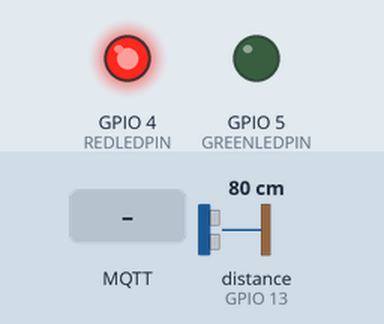
This sketch was run on a simulated ESP32. On the bench: output pins drawn as LEDs (lit = HIGH). Wiring (inferred from the names in the program): ultrasonic range finder: trigger GPIO 14; echo GPIO 13. The test bench sets the inputs (shaded band); at power-on: distance to the obstacle (sensor on GPIO 13) 80 cm. The echo pulse lasts 58.3 µs per cm; WiFi joins after 1.5 s; servers stay silent unless stated; no MQTT or app messages arrive unless stated; pins used as bus, display or sensor lines are not drawn; what the sketch prints to the serial monitor is not drawn.

Above: at 0.1 s.
At 2.7 s:
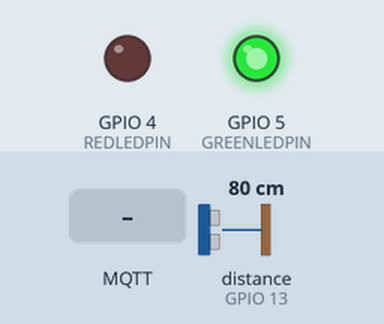
2.8 s: MQTT message "0" arrives on the first subscribed topic
Timing chart, 0 to 5.8 s (numbered marks = the images above; inputs shaded):
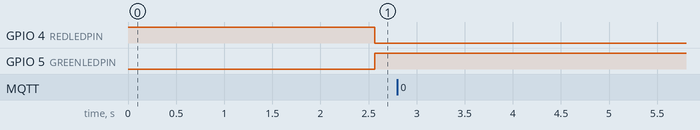

The sketch:

water_level_monitoring.ino
```cpp
/**
 * @author lorenzo.annibalini@studio.unibo.it 	Annibalini Lorenzo
 * @author lorenzo.bacchini4@studio.unibo.it 	Bacchini Lorenzo
 * @author emanuele.sanchi@studio.unibo.it 		Sanchi Emanuele
 */

#include <Arduino.h>
#include "Sonar.h"
#include "MqttProvider.h"
#include "Led.h"
#define CHANNEL_HEIGHT 0.5
#define SSID "iPhone di Emanuele"
#define PASSWORD "11111111"
#define SERVER "172.20.10.5"
#define TOPIC_WATER "water-level"
#define TOPIC_FREQ "frequency"
#define MQTT_PORT 1883
#define ECHO_PIN 13
#define TRIGGER_PIN 14
#define REDLEDPIN 4
#define GREENLEDPIN 5


// Electronics components
Sonar *sonar;
Led *redLed;
Led *greenLed;
// Mqtt
MqttProvider *mqttProvider;

char msg[MSG_BUFFER_SIZE];
int frequency;

void setup()
{
    Serial.begin(115200);
    sonar = new Sonar(ECHO_PIN, TRIGGER_PIN);
    redLed = new Led(REDLEDPIN);
    greenLed = new Led(GREENLEDPIN);
    redLed->switchOn();
    greenLed->switchOff();
    frequency = 0;
    mqttProvider = new MqttProvider(SSID, PASSWORD, SERVER, TOPIC_WATER, TOPIC_FREQ, MQTT_PORT);
    mqttProvider->setCallback(callback);
}

void loop()
{
    checkConnection();
    getAndSendWaterLevel();
    delay(frequency);
}

/**
 * Function to check if the connection is up.
*/
void checkConnection() {
    if(!mqttProvider->getConnStatus()) {
        greenLed->switchOff();
        redLed->switchOn();
        mqttProvider->reconnect();
        redLed->switchOff();
        greenLed->switchOn();
    }
    mqttProvider->loop();
}

/**
 * Function to get water level via sonar and send via mqtt.
*/
void getAndSendWaterLevel() {
	char message[10];
    float distance = sonar->getDistance();
    Serial.println(distance);
	float waterLevel = CHANNEL_HEIGHT - distance;
    if (waterLevel < 0) {
        waterLevel = 0;
    }
	sprintf(message, "%f", waterLevel);
	mqttProvider->sendMessage(message);
}

/**
 * Function to convert a byte array to int.
 * @param byteArray the byte array to convert.
 * @param size the size of the byte array.
*/
int byteArrayToInt(const unsigned char* byteArray, size_t size) {
    int result = 0;
    for (size_t i = 0; i < size; i++) {
        if (byteArray[i] >= '0' && byteArray[i] <= '9') {
            result = result * 10 + (byteArray[i] - '0');
        }
    }
    return result;
}

/**
 * Function to handle the callback.
 * @param topic the topic of the message.
 * @param payload the payload of the message.
 * @param length the length of the payload.
*/
void callback(char* topic, byte* payload, unsigned int length) {
	if (strcmp(topic, TOPIC_FREQ) == 0) {
		Serial.print("valore ricevuto: ");
		frequency = byteArrayToInt(payload, length);
		Serial.println(frequency);
	}
}
```

Led.cpp
```cpp
#include "Led.h"
#include <Arduino.h>

Led::Led(int pin)
{
    this->pin = pin;
    this->state = false;
    pinMode(pin, OUTPUT);
}

void Led::switchOn()
{
    digitalWrite(pin, HIGH);
    this->state = true;
}

void Led::switchOff()
{
    digitalWrite(pin, LOW);
    this->state = false;
}

bool Led::isOn()
{
    return this->state;
}
```

Led.h
```cpp
#ifndef __LED__
#define __LED__
class Led
{
public:
    /**
     * Class contructor.
     * @param pin number of the pin where the led is connect.
     */
    Led(int pin);
    /**
     * Function to turn on the led.
     */
    void switchOn();
    /**
     * Function to turn off the led.
     */
    void switchOff();
    /**
     * Function to check if the is on.
     * @return true if on, false otherwise
     */
    bool isOn();

protected:
    int pin;
    bool state;
};
#endif
```

MqttProvider.cpp
```cpp
#include "MqttProvider.h"

MqttProvider::MqttProvider(char* wifi_ssid, char* wifi_password, char* mqtt_server, char* mqtt_topic_water, char *mqtt_topic_freq, int mqtt_port): espClient(), client(espClient)
{
    this->mqtt_server = mqtt_server;
    this->mqtt_topic_water = mqtt_topic_water;
    this->mqtt_topic_freq = mqtt_topic_freq;
    wifiConnector = new WiFiConnector(wifi_ssid, wifi_password);
    wifiConnector->connect();
    this->client.setServer(mqtt_server, mqtt_port);
}

void MqttProvider::reconnect()
{

    // Loop until we're reconnected

    while (!this->client.connected())
    {
        if (WiFi.status() != WL_CONNECTED) {
            wifiConnector->connect();
        }
        Serial.print("Attempting MQTT connection...");
        delay(1000);
        // Attempt to connect
        if (this->client.connect("ESP32Client"))
        {
            Serial.println("connected");
            this->client.subscribe(this->mqtt_topic_freq);
        }
        else
        {
            Serial.print("failed, rc=");
            Serial.print(this->client.state());
            Serial.println(" try again in 5 seconds");
            // Wait 5 seconds before retrying
            delay(5000);
        }
    }
}

bool MqttProvider::getConnStatus() {
    return this->client.connected() && WiFi.status() == WL_CONNECTED;
}

void MqttProvider::sendMessage(char* message) {
    Serial.println("Sending message: " + String(message));
    this->client.publish(this->mqtt_topic_water, message);
}

void MqttProvider::loop() {
    this->client.loop();
}

void MqttProvider::setCallback(std::function<void (char *, uint8_t *, unsigned int)> callback) {
    this->client.setCallback(callback);
}
```

MqttProvider.h
```cpp
#ifndef __MQTTPROV__
#define __MQTTPROV__
#include <WiFi.h>
#include <PubSubClient.h>
#include "WiFiConnector.h"
#define MSG_BUFFER_SIZE 50
class MqttProvider
{
public:
    /**
     * Constructor.
     * @param wifi-ssid: name of the wifi network
     * @param wifi-password: password of the wifi network
     * @param mqtt_server: name of the mqtt server
     * @param mqtt_topic_water: topic to publish water level
     * @param mqtt_topic_freq: topic to publish frequency
     * @param mqttport: port of the mqtt server
     */
    MqttProvider(char *wifi_ssid, char *wifi_password, char *mqtt_server, char *mqtt_topic_water, char *mqtt_topic_freq, int mqtt_port);
    /**
     * Function to reconnect;
     */
    void reconnect();

    /**
     * Function to get connection status.
     * @return true if the connection is up, false otherwaise
    */
    bool getConnStatus();

    /**
     * Function to send message via mqtt.
     * @param message: the string to send
    */
    void sendMessage(char* message);

    /**
     * Function to activate client loop.
    */
    void loop();

    /**
     * Function to set callback.
     * @param callback: the callback function
    */
    void setCallback(std::function<void (char *, uint8_t *, unsigned int)> callback);

private:
    char *mqtt_server;
    char *mqtt_topic_water;
    char *mqtt_topic_freq;
    int mqtt_port;
    WiFiConnector *wifiConnector;
    WiFiClient espClient;
    PubSubClient client;
};
#endif
```

Sonar.cpp
```cpp
#include "Sonar.h"
#include <Arduino.h>

// Speed of sound at sea level = 331.45 + 0.62 * temperature
const float temperature = 20;
const float velocitaSuono = 331.45 + 0.62 * temperature;

Sonar::Sonar(int echoPinIn, int trigPinOut)
{
    this->echoPinIn = echoPinIn;
    this->trigPinOut = trigPinOut;
    pinMode(echoPinIn, INPUT);
    pinMode(trigPinOut, OUTPUT);
}

float Sonar::getDistance()
{
    digitalWrite(trigPinOut, LOW);
    delayMicroseconds(3);
    digitalWrite(trigPinOut, HIGH);
    delayMicroseconds(5);
    digitalWrite(trigPinOut, LOW);
    float tUS = pulseIn(echoPinIn, HIGH);
    float t = tUS / 2000000.0;
    float d = t * velocitaSuono;
    return d;
}
```

Sonar.h
```cpp
#ifndef __SONAR__
#define __SONAR__
class Sonar
{
public:
    /**
     * Class constructor.
     * @param echoPinIn number of the echo pin
     * @param trigPinOut number of the trig pin
     */
    Sonar(int echoPinIn, int trigPinOut);
    /**
     * Function to get the distance.
     */
    float getDistance();

protected:
    int echoPinIn;
    int trigPinOut;
};
#endif
```

WiFiConnector.cpp
```cpp
#include "WiFiConnector.h"

WiFiConnector::WiFiConnector(char *ssid, char *password)
{
    this->ssid = ssid;
    this->password = password;
}

void WiFiConnector::connect()
{
    delay(10);

    Serial.println(String("Connecting to ") + this->ssid);

    //WiFi.mode(WIFI_STA);
    WiFi.begin(this->ssid, this->password);

    while (WiFi.status() != WL_CONNECTED)
    {
        delay(500);
        Serial.print(".");
    }

    Serial.println("");
    Serial.println("WiFi connected");
    Serial.println("IP address: ");
    Serial.println(WiFi.localIP());
}
```

WiFiConnector.h
```cpp
#ifndef __WIFI__
#define __WIFI__
#include <WiFi.h>
class WiFiConnector
{
public:
    /**
     * @param ssid: name of the network
     * @param password: password of the network
    */
    WiFiConnector(char* ssid, char* password);
    /**
     * Function to connect to the network.
     */
    void connect();

protected:
    char* ssid;
    char* password;
};
#endif
```
